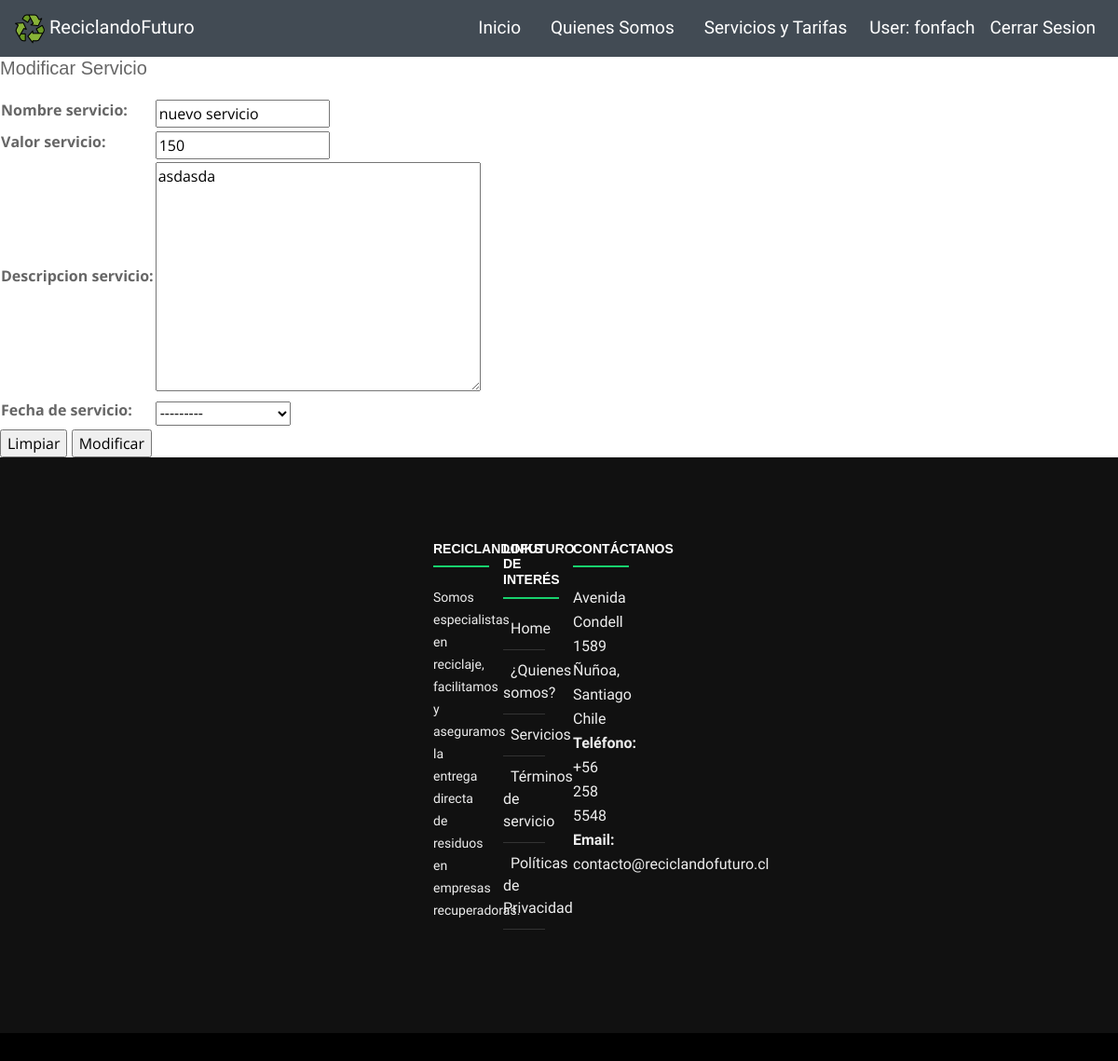
The page /modificar-servicio/2/ (signed in) on the database its author committed.
### core/models.py (models this page shows, shortened)
class Servicio(models.Model):
    nombre_servicio         = models.CharField(max_length=80)
    valor_servicio          = models.IntegerField()
    descripcion_servicio    = models.TextField(max_length=200)
    fecha_servicio          = models.CharField(max_length=100, choices=TIPO_RETIRO)
    cliente                 = models.ForeignKey(User, on_delete=models.CASCADE, null=True, blank=True)

### core/views.py (the view)
# urls.py: path('modificar-servicio/<id>/', modificar_servicio, name="modificar-servicio"),
@login_required
def modificar_servicio(request, id):
    servicio = Servicio.objects.get(id=id)
    data = {
        'form': ServicioForm(instance=servicio)
    }
    if request.method == "POST":
        formulario = ServicioForm(data=request.POST, instance=servicio)
        if formulario.is_valid():
            formulario.save()
            data['mensaje'] = "Modificado Correctamente"
            data['form'] = formulario
    return render(request, 'core/modificarServicio.html', data)

### core/forms.py
class ServicioForm(ModelForm):
    nombre_servicio = forms.CharField(min_length=4, max_length=100)
    valor_servicio  = forms.IntegerField(min_value=1)
    nombre_servicio = forms.CharField(min_length=4, max_length=250)
    class Meta:
        model= Servicio
        fields= ['nombre_servicio', 'valor_servicio', 'descripcion_servicio', 'fecha_servicio', 'cliente']
        exclude = ('cliente',)
        labels={
            'fecha_servicio':'Fecha de servicio'
        }

### core/templates/core/modificarServicio.html (shortened to what this page needs)
{% extends 'core/base.html' %}
{% load static %}
{% block contenido %}
<h5>Modificar Servicio</h5>
<form action "" method="POST">
    <table>
            {{ form.as_table }}
    </table>
    <input type="reset" value="Limpiar">
    <input type="submit" value="Modificar">
</form>
{% endblock %}

### core/templates/core/base.html (shortened to what this page needs)
{% load static %}
<!DOCTYPE html>
<html lang="es">
<head>
  <link rel="stylesheet" type="text/css" media="screen" href="{% static 'core/css/estilo.css'%}" />
  <link rel="stylesheet" href="https://stackpath.bootstrapcdn.com/bootstrap/4.3.1/css/bootstrap.min.css"
 />
  <link rel="stylesheet" href="{% static 'css/estilo.css' %}" />
</head>
<body>
  <nav id="cont-nav-color" class="navbar navbar-expand-lg sticky-top col-sm-12">
    <a class="navbar-brand" href="{% url 'home'%}" style="color:black"><img src="img/recycle-sign.png" alt="" class="logo" />
      <small>ReciclandoFuturo</small>
    </a>
    <div class="collapse navbar-collapse" id="navegadorContenido">
      <ul class="navbar-nav ml-auto">
        <li class="nav-item mx-2">
          <a class="nav-link" href="{% url 'home'%}">Inicio</a>
        </li>
        <li class="nav-item mx-2">
          <a class="nav-link" href="#about">Quienes Somos</a>
        {% if user.is_authenticated %}
            {% if request.user.groups.all.0.name == 'Administrador' %}
              <li class="nav-item">
                  <a class="nav-link" href="{% url 'agregar-servicio' %}">Agregar servicio</a>
              </li>
              <li class="nav-item">
                  <a class="nav-link" href="#">User: {{ user.username }}</a>
              </li>
              <li class="nav-item">
                <a class="nav-link" href="{% url 'logout' %}">Cerrar Sesion</a>
            </li>
            {% else %}
            <li class="nav-item mx-2">
              <a class="nav-link" href="{% url 'mantenedor'%}">Servicios y Tarifas</a>
            </li>
              <li class="nav-item">
                  <a class="nav-link" href="{% url 'perfil' %}">User: {{ user.username }}</a>
              </li>
              <li class="nav-item">
                <a class="nav-link" href="{% url 'logout' %}">Cerrar Sesion</a>
            </li>
            {% endif %}
        {% endif %}
      </ul>
    </div>
  </nav>
  {% block contenido %}
  {% endblock %}
  <footer id="footer">
    <div class="footer-top">
      <div class="container">
        <div class="row">
          <div class="col-lg-3 col-md-6 footer-info">
            <h4>ReciclandoFuturo</h4>
            <p>Somos especialistas en reciclaje, facilitamos y aseguramos la entrega directa de residuos en empresas
              recuperadoras.</p>
          </div>
          <div class="col-lg-3 col-md-6 footer-links">
            <h4>Links de interés</h4>
            <ul>
              <li><i class="ion-ios-arrow-right"></i> <a href="#intro">Home</a></li>
              <li><i class="ion-ios-arrow-right"></i> <a href="#about">¿Quienes somos?</a></li>
              <li><i class="ion-ios-arrow-right"></i> <a href="servicios.html">Servicios</a></li>
              <li><i class="ion-ios-arrow-right"></i> <a href="#">Términos de servicio</a></li>
              <li><i class="ion-ios-arrow-right"></i> <a href="#">Políticas de Privacidad</a></li>
            </ul>
          </div>
          <div class="col-lg-3 col-md-6 footer-contact">
            <h4>Contáctanos</h4>
            <p>
              Avenida Condell 1589 <br>
              Ñuñoa, Santiago<br>
              Chile <br>
              <strong>Teléfono:</strong> +56 258 5548<br>
              <strong>Email:</strong> contacto@reciclandofuturo.cl<br>
            </p>
          </div>
        </div>
      </div>
    </div>
  </footer>
</body>
</html>

### core/static/core/css/estilo.css (style rules this page uses)
html { scroll-behavior: smooth; }
body { background: #fff; color: #666666; font-family: "Open Sans", sans-serif; }
a { color: #18d26e; transition: 0.5s; }
p { padding: 0; margin: 0 0 30px 0; }
h1, h2, h3, h4, h5, h6 { font-family: "Montserrat", sans-serif; font-weight: 400; margin: 0 0 20px 0; padding: 0; }
nav { font-family: 'Inconsolata', monospace; }
footer { font-family: 'Inconsolata', monospace; background-color: #424B54; color: white; }
#cont-nav-color { background-color: #424B54; }
#navegadorContenido ul li a { text-decoration: none; color: white; font-size: 19px; }
#cont-nav-color small { color: white; font-size: 20px; }
#footer { background: #000; padding: 0 0 30px 0; color: #eee; font-size: 16px; }
#footer .footer-top { background: #111; padding: 90px 0 60px 0; }
#footer .footer-top .footer-info { margin-bottom: 60px; }
#footer .footer-top .footer-info p { font-size: 14px; line-height: 24px; margin-bottom: 0; font-family: "Inconsolata", sans-serif; color: #eee; }
#footer .footer-top h4 { font-size: 14px; font-weight: bold; color: #fff; text-transform: uppercase; position: relative; padding-bottom: 12px; }
#footer .footer-top h4::before, #footer .footer-top h4::after { content: ''; position: absolute; left: 0; bottom: 0; height: 2px; }
#footer .footer-top h4::before { right: 0; background: #555; }
#footer .footer-top h4::after { background: #18d26e; width: 60px; }
#footer .footer-top .footer-links { margin-bottom: 30px; }
#footer .footer-top .footer-links ul { list-style: none; padding: 0; margin: 0; }
#footer .footer-top .footer-links ul i { padding-right: 8px; color: #ddd; }
#footer .footer-top .footer-links ul li { border-bottom: 1px solid #333; padding: 10px 0; }
#footer .footer-top .footer-links ul li:first-child { padding-top: 0; }
#footer .footer-top .footer-links ul a { color: #eee; }
#footer .footer-top .footer-contact { margin-bottom: 30px; }
#footer .footer-top .footer-contact p { line-height: 26px; }
.container { position: relative; z-index: 1; max-width: 300px; margin: 0 auto; }
.container:before, .container:after { content: ""; display: block; clear: both; }
:root { --input-padding-x: 1.5rem; --input-padding-y: .75rem; }

### rows shown on the page
Servicio: nombre_servicio "nuevo servicio", valor_servicio "150", descripcion_servicio "asdasda", fecha_servicio "---------"

### other values the page prints
{{ user.username }} "fonfach"
